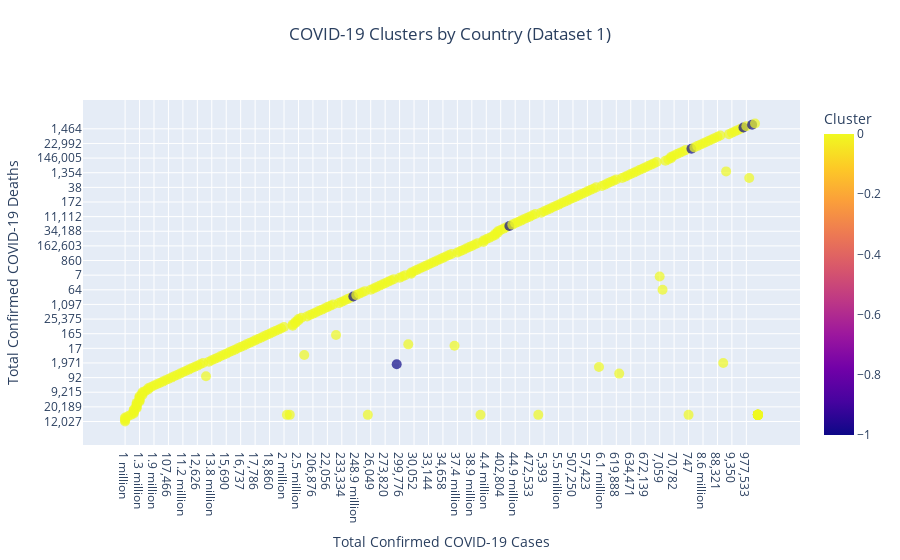

The cell this chart's notebook holds for it:
### Markdown cell above
Now that the clustering is finished, the visualization section needs to be coded so it can be seen and analyzed.

For this project I used the DBSCAN clustering algorithm. The reason for this was because this clustering algorithm
is able to resist outliers and large variances in data. It is also able to handle and accurately cluster large
amounts of data.

### Code cell
import plotly.express as px

# We need to select a wide range of colors to represent the number of clusters

colors = ['#1f77b4', '#ff7f0e', '#2ca02c', '#d62728', '#9467bd', 
          '#8c564b', '#e377c2', '#7f7f7f', '#bcbd22', '#17becf', 
          '#f57c00', '#3f51b5', '#008080', '#006400', '#ffd700', 
          '#1e90ff', '#9932cc', '#ff1493', '#dc143c']


sorted_data = dataset1.sort_values(by=['Cumulative Total of Confirmed Covid-19 Cases', 'Cumulative Total of Confirmed Covid-19 Deaths'], ascending=True)

# Adding a new column of data for clusters

sorted_data['ClusterCount'] = sorted_data.groupby('Cluster')['Cluster'].transform('count')

# Make the scatter plot, x is number of cases, y is number of deaths

fig = px.scatter(sorted_data, 
                 x='Cumulative Total of Confirmed Covid-19 Cases', 
                 y='Cumulative Total of Confirmed Covid-19 Deaths', 
                 color='Cluster', 
                 title='COVID-19 Clusters by Country', 
                 color_discrete_sequence=colors,
                 hover_name='Country or Location')


# Fixing up and resizing the scatter plot

fig.update_layout(
    title={
        'text': "COVID-19 Clusters by Country (Dataset 1)",
        'x': 0.5,
        'y': 0.95,
        'xanchor': 'center',
        'yanchor': 'top'},
    xaxis_title='Total Confirmed COVID-19 Cases', 
    yaxis_title='Total Confirmed COVID-19 Deaths',
    title_x=0.5)

fig.update_traces(marker_size=10, marker_opacity=0.7)
fig.write_html("covid19original_DS_cluster.html")

fig.show()

### Figure 1 — Plotly figure (JSON) as saved in the notebook; plotly's stock layout.template omitted (floating-point values rounded to 4 significant figures; data arrays with more than 128 entries replaced by an {"elided": "..."} marker saying what was removed)
{"data": [{"hovertemplate": "<b>%{hovertext}</b><br><br>Cumulative Total of Confirmed Covid-19 Cases=%{x}<br>Cumulative Total of Confirmed Covid-19 Deaths=%{y}<br>Cluster=%{marker.color}<extra></extra>", "hovertext": {"elided": "255 str values"}, "legendgroup": "", "marker": {"color": {"elided": "255 int values"}, "coloraxis": "coloraxis", "opacity": 0.7, "size": 10, "symbol": "circle"}, "mode": "markers", "name": "", "orientation": "v", "showlegend": false, "type": "scatter", "x": {"elided": "255 str values"}, "xaxis": "x", "y": {"elided": "255 str values"}, "yaxis": "y"}], "layout": {"coloraxis": {"colorbar": {"title": {"text": "Cluster"}}, "colorscale": [[0, "#0d0887"], [0.1111, "#46039f"], [0.2222, "#7201a8"], [0.3333, "#9c179e"], [0.4444, "#bd3786"], [0.5556, "#d8576b"], [0.6667, "#ed7953"], [0.7778, "#fb9f3a"], [0.8889, "#fdca26"], [1, "#f0f921"]]}, "legend": {"tracegroupgap": 0}, "title": {"text": "COVID-19 Clusters by Country (Dataset 1)", "x": 0.5, "xanchor": "center", "y": 0.95, "yanchor": "top"}, "xaxis": {"anchor": "y", "domain": [0, 1], "title": {"text": "Total Confirmed COVID-19 Cases"}}, "yaxis": {"anchor": "x", "domain": [0, 1], "title": {"text": "Total Confirmed COVID-19 Deaths"}}}}
